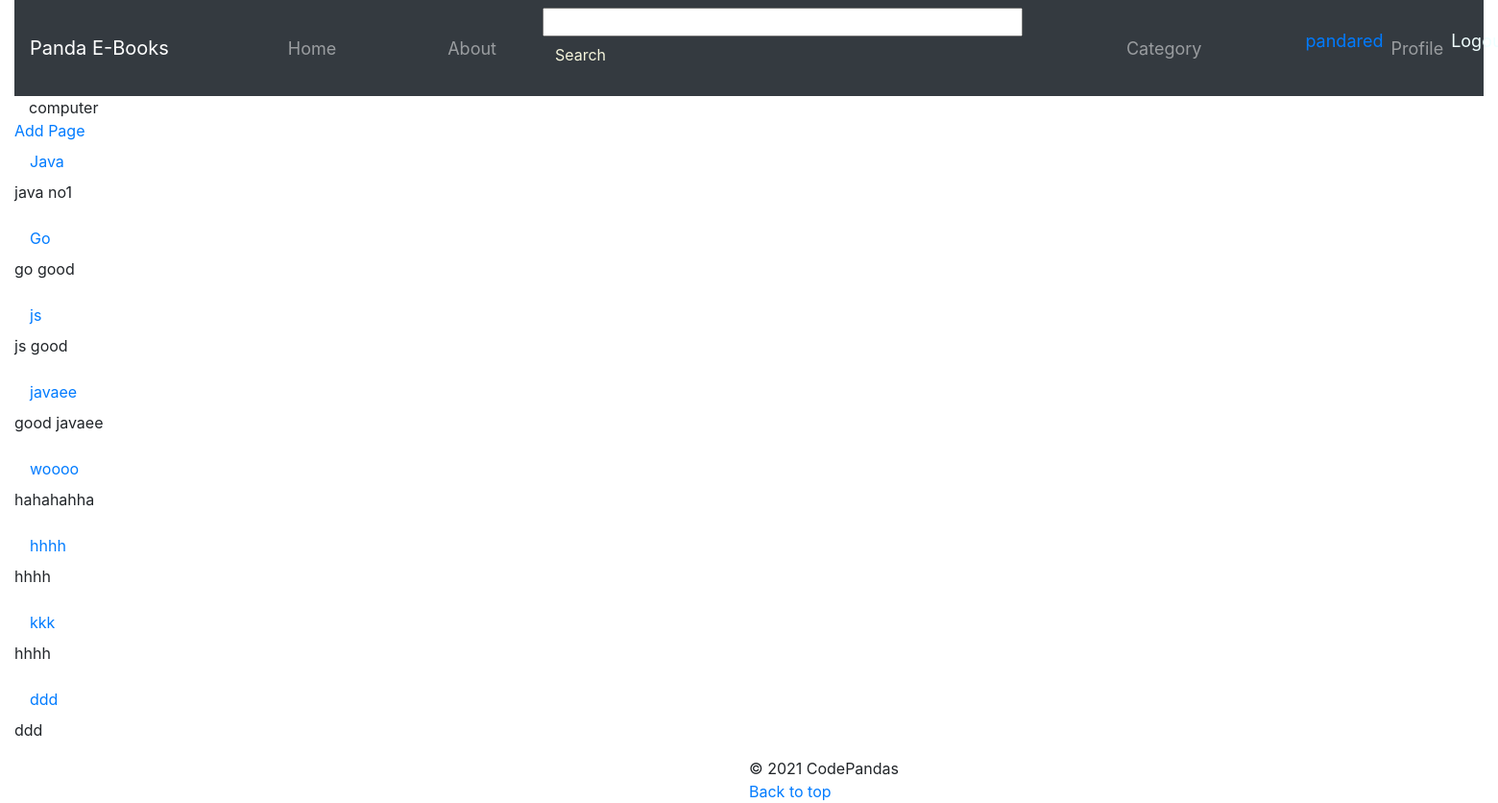
Page /panda-online-library/category/computer/ (signed in) on the committed database.
### panda/models.py (models this page shows, shortened)
class Category(models.Model):
    MAX_LENGTH = 200
    name = models.CharField(max_length=MAX_LENGTH,unique=True)
    likes = models.IntegerField(default=0)
    Sdescription =models.CharField(max_length=MAX_LENGTH)
    slug = models.SlugField(unique=True,blank=True)
    class Meta:
        verbose_name_plural = 'Categories'

class Book(models.Model):
    TITLE_MAX_SIZE = 128
    category = models.ForeignKey(Category, on_delete=models.CASCADE)
    name = models.CharField(max_length=TITLE_MAX_SIZE)
    slug = models.SlugField(unique=True,blank=True)
    views = models.IntegerField(default=0)
    image = models.ImageField(upload_to='book_images',blank = True)
    likes = models.IntegerField(default=0)
    rating = models.FloatField(default=0.0)
    description = models.CharField(max_length=500)

### panda/views.py (the view)
# urls.py: path('category/<slug:category_name_slug>/',views.show_category, name='show_category'),
def show_category(request,category_name_slug):
    context_dict={}
    try:
        category = Category.objects.get(slug=category_name_slug)
        books = Book.objects.filter(category=category)
        context_dict['books'] = books
        context_dict['category'] = category
    except Category.DoesNotExist:
        context_dict['category'] = None
        context_dict['books'] = None
    return render(request, 'panda/category.html', context=context_dict)

### templates/panda/category.html
{% extends 'panda/base.html' %}
{% load staticfiles %}
{% block main_block %}
    <div class="container-fluid">
        {{category.name}}
    </div>
    <a href="{% url 'panda:add_book' category.slug %}">Add Page</a> <br />
    {% if books %}
    {% for book in books %}
        <div >
            <a class="nav-link" href="{% url 'panda:show_book' book.slug %}">{{book.name}}</a>
            <p>{{book.description}}</p>
        </div>
    {% endfor %}
    {% endif %}
{% endblock %}

### templates/panda/base.html (shortened to what this page needs)
<!DOCTYPE html>
{% load staticfiles %}
<html lang="en">
    <head>
        <link rel="stylesheet" href="/static/bootstrap/css/bootstrap.min.css">
      </head>
      <body>
            <header class ="container-fluid" id ="top">
                {% block header_block %}
                <nav class="navbar navbar-expand-lg navbar-dark bg-dark">
                    <a class="navbar-brand" href="{% url 'panda:homepage' %}">Panda E-Books</a>
                    <div class="collapse navbar-collapse" id="navbarSupportedContent">
                      <ul class="navbar-nav mr-auto">
                          <a class="nav-link" href="{% url 'panda:homepage' %}">Home </a>
                      </ul>
                      <ul class="navbar-nav mr-auto">
                        <a class="nav-link" href="{% url 'panda:homepage' %}">About </a>
                    </ul>
                    <ul>
                      <form >
                          <input class="search" >
                          <button class="btn" type="submit" style="color: beige;">Search</button>
                      </form> </ul>
                    <ul class="navbar-nav mr-auto">
                      <a class="nav-link" href="{% url 'panda:homepage' %}">Category </a>
                  </ul>
                  <ul class="navbar-nav mr-auto">
                    {% if user.is_authenticated %}
                   <li><a href="{% url 'panda:profile' user.username %}">{{user.username}}</a></li>
                   <li >
                    <a class="nav-link" href="{% url 'panda:profile' user.username %}">Profile</a>
                    </li>
                    <li><a href="{% url 'auth_logout' %}?next={% url 'panda:homepage' %}" style="color: azure;">Logout</a></li>
                {% else %}
                    <li ><a href="{% url 'auth_login' %}" style="color: azure;padding-right: 2px;">login</a></li>
                    <li><a href="#" style="color: azure;padding-right: 2px;">|</a></li>
                    <li><a href="{% url 'registration_register' %}"style="color: azure;padding-right: 2px;">sign up</a></li>
                {% endif %}
                </ul>
                    </div>
                  </nav>
                  {% endblock %}
                  <div>
                    {% block main_block %}{% endblock %}
                  </div>
                  <footer class="container-fluid">
                    <footer>
                      <p class ="back" >&copy; 2021 CodePandas </p><br/>
                      <p class ="back"><a href="#top">Back to top</a></p>
                  </footer>
                  </footer>
            </header>
      </body>
    </html>

### templates/panda/base.html (style rules this page uses)
.navbar-nav { padding-left: 100px; font-size: large; }
.back { text-align: center; position: absolute; left:50%; }
.search { width: 500px; }

### rows in the picture
Category: name "computer"
Book: name "Java", description "java no1"
Book: name "Go", description "go good"
Book: name "js", description "js good"
Book: name "javaee", description "good javaee"
Book: name "woooo", description "hahahahha"
Book: name "hhhh", description "hhhh"
Book: name "kkk", description "hhhh"
Book: name "ddd", description "ddd"

### other values in the picture
{{ user.username }} "pandared"
